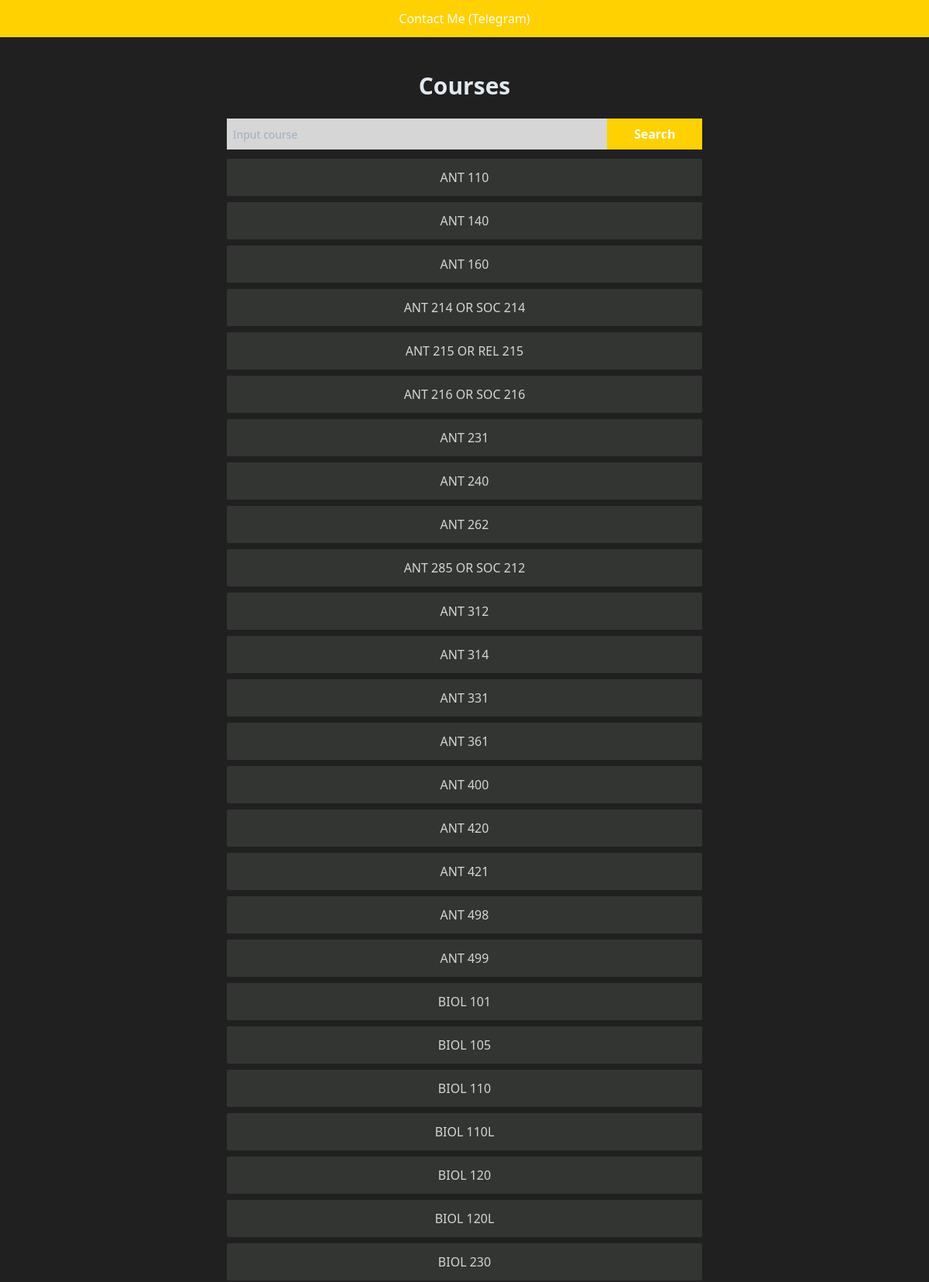
/main/ (upper part), run on the app's committed database.
### rating/models.py (models this page shows)
class Course(models.Model):
    name = models.CharField(max_length=255)
    professors = models.ManyToManyField(Professor)

### rating/views.py (the view)
# urls.py: path('main/', include('rating.urls')),
def main(request):
    if request.method == "GET":
        keywords = request.GET.get('course')
        if keywords:
            data = Course.objects.filter(name__icontains=keywords).order_by('name')
        else:
            data = Course.objects.all().order_by('name')
        dic = {
            'courses': data
        }
        return render(request, 'index.html', dic)
    else:
        courses = Course.objects.all().order_by('name')
        dic = {
            'courses': courses
        }
        return render(request, 'index.html', dic)

### rating/templates/index.html (shortened to what this page needs)
{% extends 'base.html' %}
{% block content %}
    <div class="container flex justify-center mt-10 mx-auto">
        <p class="text-3xl text-gray-300 font-semibold	">Courses</p>
    </div>
    <div class="container flex justify-center mt-5 mx-auto w-full">
        <form method="get" class="w-full">
            <div class="flex w-4/5 md:w-3/5 mx-auto">
                <input type="text" style="background-color: #d6d6d6; color: #333533;" class=" block p-2 text-sm w-4/5" name="course" placeholder="Input course">
                <button type="submit" class="w-1/5 btn text-white font-bold py-2 px-4" style="background-color: #ffd100; color: white;">Search</button>
            </div>
        </form>
    </div>
    <div class="container mt-3 w-full mx-auto">
        {% for course in courses %}
        <a href="{{course.name}}" style="background-color: #333533;" class="w-4/5 md:w-3/5 flex justify-center mx-auto h-16 md:h-12 items-center rounded-sm mt-2">
            <div >
                <div style="color: #d6d6d6;">
                        <p>{{ course.name }}</p>
                </div>
            </div>
        </a>
        {% endfor %}
    </div>
{% endblock %}

### templates/base.html (shortened to what this page needs)
<!DOCTYPE html>
<html lang="en">
<head>
    <link href="https://unpkg.com/tailwindcss@^1.0/dist/tailwind.min.css" rel="stylesheet">
</head>
<body style="background-color: #202020;">
<a href="https://t.me/alekgreen" style="background-color: #ffd100;" class="w-full flex justify-center h-12 items-center text-white">
    Contact Me (Telegram)
</a>
    {% block content %}
    {% endblock %}
</body>
</html>

### data on the page
Course: name "ANT 110"
Course: name "ANT 140"
Course: name "ANT 160"
Course: name "ANT 214 OR SOC 214"
Course: name "ANT 215 OR REL 215"
Course: name "ANT 216 OR SOC 216"
Course: name "ANT 231"
Course: name "ANT 240"
Course: name "ANT 262"
Course: name "ANT 285 OR SOC 212"
Course: name "ANT 312"
Course: name "ANT 314"
Course: name "ANT 331"
Course: name "ANT 361"
Course: name "ANT 400"
Course: name "ANT 420"
Course: name "ANT 421"
Course: name "ANT 498"
Course: name "ANT 499"
Course: name "BIOL 101"
Course: name "BIOL 105"
Course: name "BIOL 110"
Course: name "BIOL 110L"
Course: name "BIOL 120"
Course: name "BIOL 120L"
Course: name "BIOL 230"
